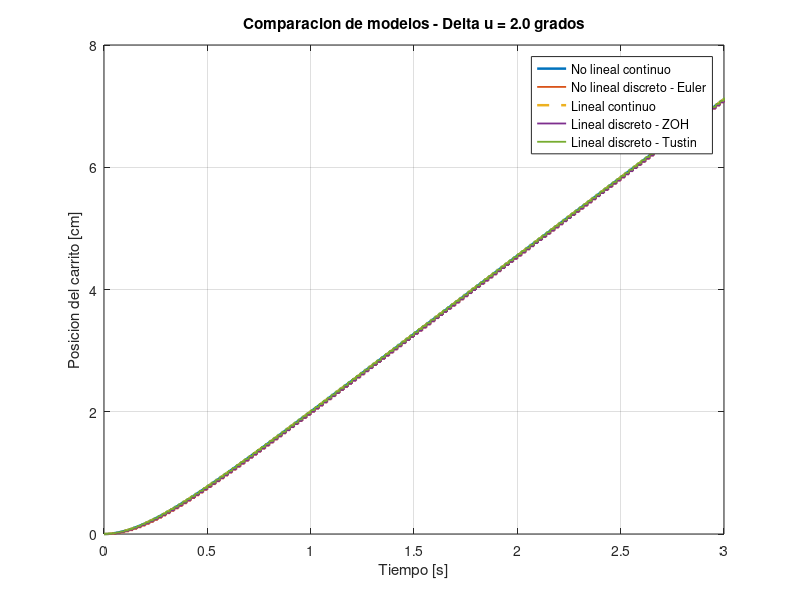
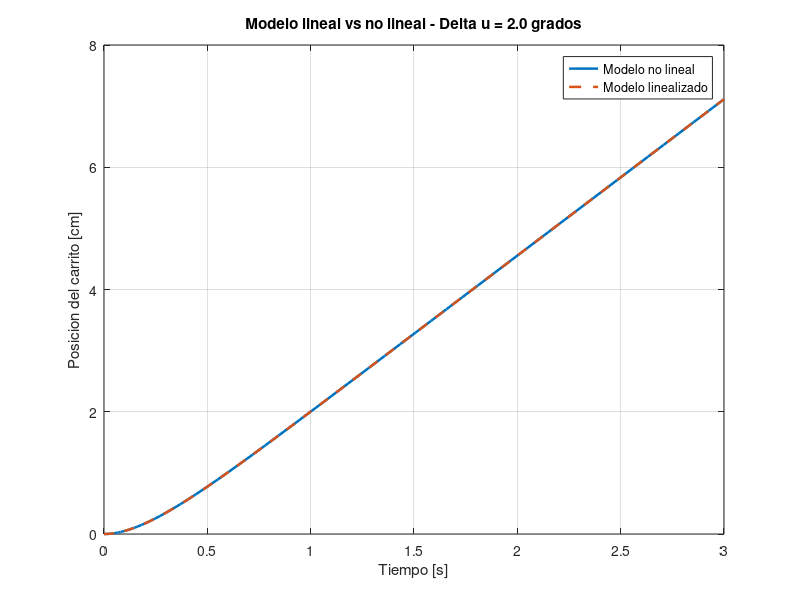
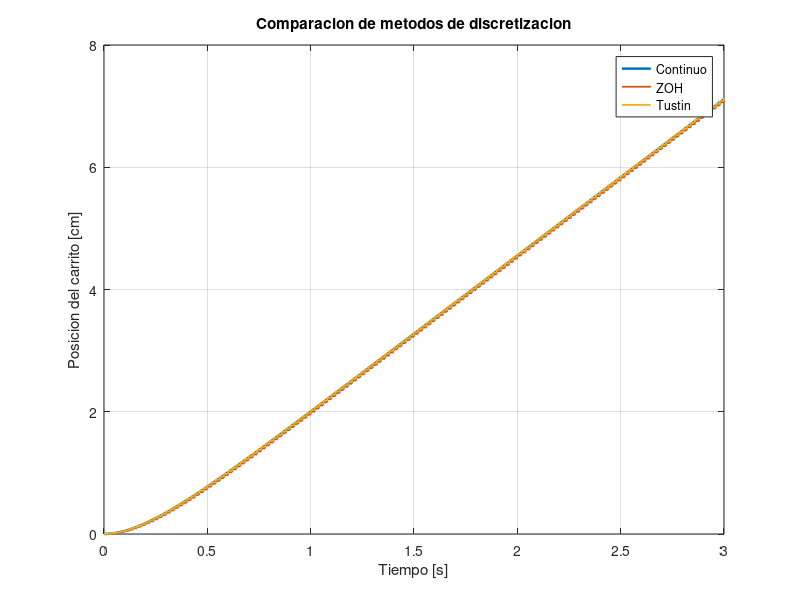
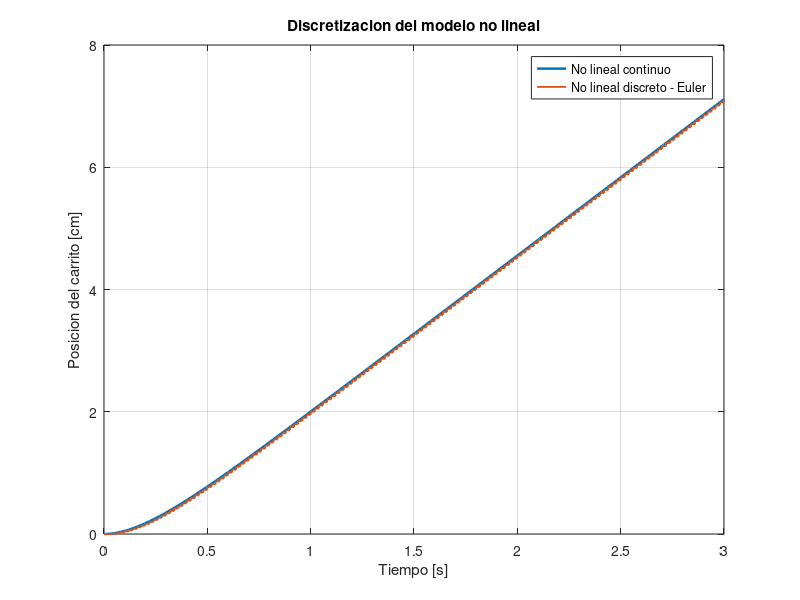

MATLAB code for these plots, in order:
clear;
clc;
close all;

% 1. PARAMETROS
m  = 0.033;       % Masa del carrito [kg]
b  = 0.15;        % Rozamiento efectivo [kg/s]
g  = 9.8;         % Gravedad [m/s^2]

a0 = deg2rad(-3.9);   % Offset servo-barra [rad]
a1 = 0.34;            % Pendiente servo-barra

fs = 50;              % Frecuencia de muestreo [Hz]
Ts = 1/fs;            % Periodo de muestreo [s]

fprintf('Ts = %.4f s\n',Ts);


%% 2. PUNTO DE OPERACION

% Barra horizontal:
% 0 = a0 + a1*ue
ue = -a0/a1;       % [rad]

fprintf('Punto de equilibrio del servo:\n');
fprintf('ue = %.4f rad\n',ue);
fprintf('ue = %.2f grados\n',rad2deg(ue));


%% 3. ENTRADA DEL ENSAYO

% Perturbacion respecto del equilibrio
Delta_u_deg = 2;                  % [grados]
Delta_u = deg2rad(Delta_u_deg);   % [rad]

% Comando REAL aplicado al modelo no lineal
u_real = ue + Delta_u;

% Entrada del modelo LINEALIZADO
u_hat = Delta_u;

fprintf('\nEntrada utilizada:\n');
fprintf('u real = %.2f grados\n',rad2deg(u_real));
fprintf('u_hat  = %.2f grados\n',rad2deg(u_hat));


%% 4. TIEMPO DE SIMULACION

tf = 3;

t = 0:Ts:tf;

N = length(t);


%% 5. MODELO NO LINEAL CONTINUO
% x1 = posicion
% x2 = velocidad
% x1_dot = x2
% x2_dot = g*sin(a0+a1*u) - (b/m)*x2

modeloNL = @(tt,x) [
    x(2);
    g*sin(a0 + a1*u_real) - (b/m)*x(2)
];

% Condiciones iniciales
x0 = [0;0];

% Simulacion continua
[t_NL_cont,x_NL_cont] = ode45( ...
    modeloNL, ...
    [0 tf], ...
    x0);

y_NL_cont = x_NL_cont(:,1);


%% 6. MODELO NO LINEAL DISCRETO - EULER

x_NL_disc = zeros(2,N);

x_NL_disc(:,1) = x0;

for k = 1:N-1

    % Estado actual
    x1 = x_NL_disc(1,k);
    x2 = x_NL_disc(2,k);

    % Angulo de barra
    theta_b = a0 + a1*u_real;

    % Euler hacia adelante

    x_NL_disc(1,k+1) = ...
        x1 + Ts*x2;

    x_NL_disc(2,k+1) = ...
        x2 + Ts*( ...
        g*sin(theta_b) ...
        - (b/m)*x2 );

end

y_NL_disc = x_NL_disc(1,:);


%% 7. MODELO LINEAL CONTINUO

A = [
    0       1;
    0      -b/m
];

B = [
    0;
    a1*g
];

C = [1 0];

D = 0;

sys_cont = ss(A,B,C,D);

disp(' ');
disp('Modelo continuo:');
sys_cont


%% 8. MODELO LINEAL DISCRETO - ZOH

sys_ZOH = c2d(sys_cont,Ts,'zoh');

disp(' ');
disp('Modelo discreto ZOH:');
sys_ZOH

disp('Matrices ZOH:');

A_ZOH = sys_ZOH.A
B_ZOH = sys_ZOH.B
C_ZOH = sys_ZOH.C
D_ZOH = sys_ZOH.D


%% 9. MODELO LINEAL DISCRETO - TUSTIN

sys_Tustin = c2d(sys_cont,Ts,'tustin');

disp(' ');
disp('Modelo discreto Tustin:');
sys_Tustin

disp('Matrices Tustin:');

A_Tustin = sys_Tustin.A
B_Tustin = sys_Tustin.B
C_Tustin = sys_Tustin.C
D_Tustin = sys_Tustin.D


%% 10. ENTRADA PARA LOS MODELOS LINEALES

u_lineal = u_hat*ones(size(t));


%% 11. SIMULACION LINEAL CONTINUA

y_L_cont = lsim( ...
    sys_cont, ...
    u_lineal, ...
    t);


%% 12. SIMULACION ZOH

y_ZOH = lsim( ...
    sys_ZOH, ...
    u_lineal, ...
    t);


%% 13. SIMULACION TUSTIN

y_Tustin = lsim( ...
    sys_Tustin, ...
    u_lineal, ...
    t);


%% 14. GRAFICO GENERAL

figure;

plot( ...
    t_NL_cont, ...
    y_NL_cont*100, ...
    'LineWidth',1.8);

hold on;

stairs( ...
    t, ...
    y_NL_disc*100, ...
    'LineWidth',1.3);

plot( ...
    t, ...
    y_L_cont*100, ...
    '--', ...
    'LineWidth',1.8);

stairs( ...
    t, ...
    y_ZOH*100, ...
    'LineWidth',1.3);

stairs( ...
    t, ...
    y_Tustin*100, ...
    'LineWidth',1.3);

grid on;

xlabel('Tiempo [s]');
ylabel('Posicion del carrito [cm]');

legend( ...
    'No lineal continuo', ...
    'No lineal discreto - Euler', ...
    'Lineal continuo', ...
    'Lineal discreto - ZOH', ...
    'Lineal discreto - Tustin', ...
    'Location','best');

title(sprintf( ...
    'Comparacion de modelos - Delta u = %.1f grados', ...
    Delta_u_deg));


%% 15. COMPARACION SOLO LINEAL VS NO LINEAL

figure;

plot( ...
    t_NL_cont, ...
    y_NL_cont*100, ...
    'LineWidth',1.8);

hold on;

plot( ...
    t, ...
    y_L_cont*100, ...
    '--', ...
    'LineWidth',1.8);

grid on;

xlabel('Tiempo [s]');
ylabel('Posicion del carrito [cm]');

legend( ...
    'Modelo no lineal', ...
    'Modelo linealizado', ...
    'Location','best');

title(sprintf( ...
    'Modelo lineal vs no lineal - Delta u = %.1f grados', ...
    Delta_u_deg));


%% 16. COMPARACION DE DISCRETIZACION LINEAL

figure;

plot( ...
    t, ...
    y_L_cont*100, ...
    'LineWidth',1.8);

hold on;

stairs( ...
    t, ...
    y_ZOH*100, ...
    'LineWidth',1.3);

stairs( ...
    t, ...
    y_Tustin*100, ...
    'LineWidth',1.3);

grid on;

xlabel('Tiempo [s]');
ylabel('Posicion del carrito [cm]');

legend( ...
    'Continuo', ...
    'ZOH', ...
    'Tustin', ...
    'Location','best');

title('Comparacion de metodos de discretizacion');


%% 17. COMPARACION CONTINUO VS DISCRETO NO LINEAL

figure;

plot( ...
    t_NL_cont, ...
    y_NL_cont*100, ...
    'LineWidth',1.8);

hold on;

stairs( ...
    t, ...
    y_NL_disc*100, ...
    'LineWidth',1.3);

grid on;

xlabel('Tiempo [s]');
ylabel('Posicion del carrito [cm]');

legend( ...
    'No lineal continuo', ...
    'No lineal discreto - Euler', ...
    'Location','best');

title('Discretizacion del modelo no lineal');
